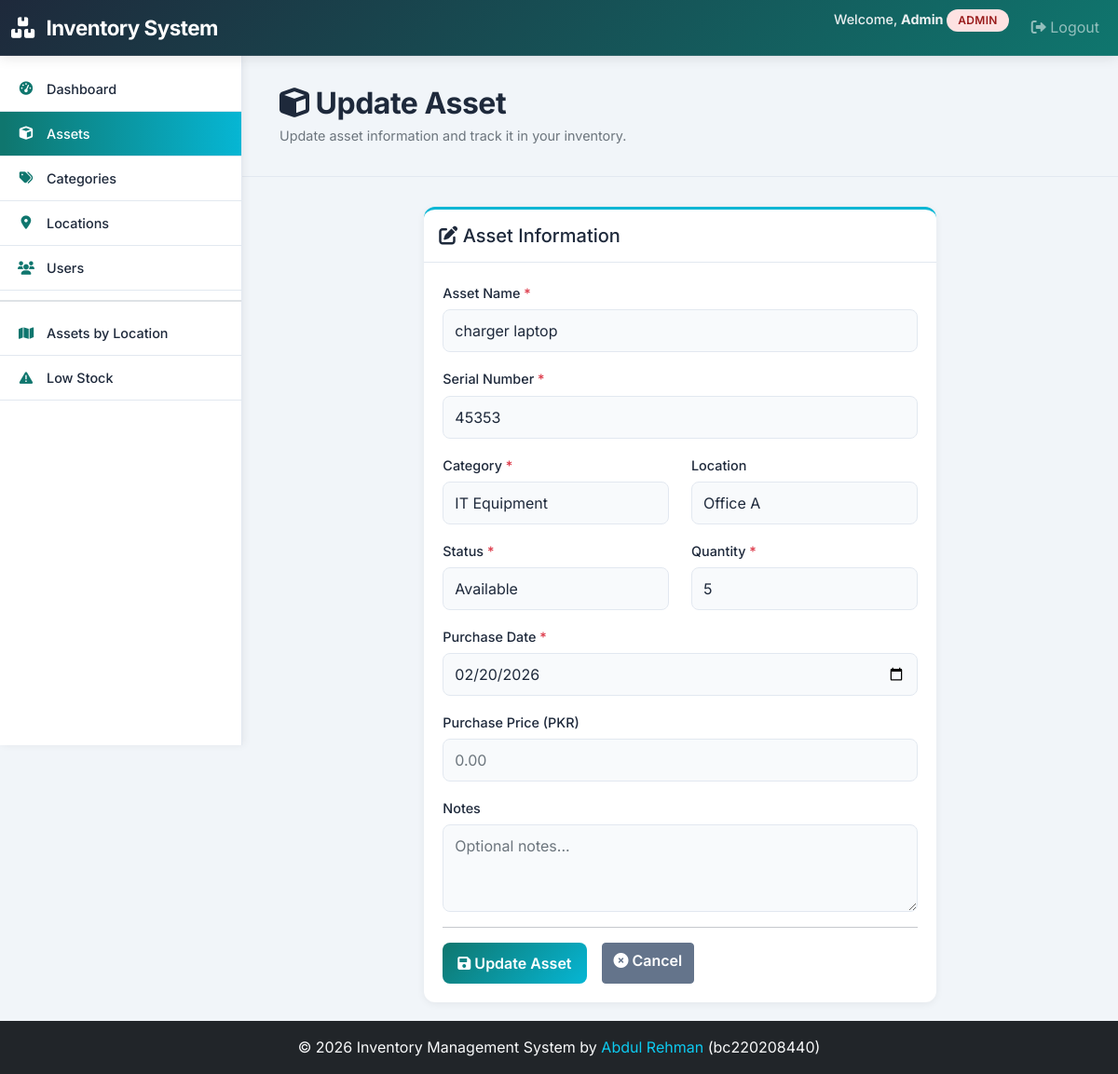
The app's page /assets/3/edit/ (signed in) with its own data.
### assets/models.py (models this page shows, shortened)
class CustomUser(AbstractUser):
    ROLE_CHOICES = (
        ('ADMIN', 'Admin'),
        ('MANAGER', 'Manager'),
        ('VIEWER', 'Viewer'),
    )
    role = models.CharField(max_length=10, choices=ROLE_CHOICES, default='VIEWER')

class Asset(models.Model):
    STATUS_CHOICES = (
        ('AVAILABLE', 'Available'),
        ('IN_USE', 'In Use'),
        ('IN_REPAIR', 'In Repair'),
        ('IN_STOCK', 'In Stock'),
    )
    name = models.CharField(max_length=200)
    serial_number = models.CharField(max_length=100, unique=True)
    category = models.ForeignKey(Category, on_delete=models.PROTECT, related_name='assets')
    location = models.ForeignKey(Location, on_delete=models.SET_NULL, null=True, related_name='assets')
    status = models.CharField(max_length=20, choices=STATUS_CHOICES, default='AVAILABLE')
    quantity = models.IntegerField(default=1, help_text="Total number of this asset in inventory")
    purchase_date = models.DateField()
    purchase_price = models.DecimalField(max_digits=10, decimal_places=2, null=True, blank=True)
    assigned_to = models.ForeignKey(CustomUser, on_delete=models.SET_NULL, null=True, blank=True,
                                   limit_choices_to={'role': 'MANAGER'}, related_name='assigned_assets')
    notes = models.TextField(blank=True, null=True)
    created_at = models.DateTimeField(auto_now_add=True)
    updated_at = models.DateTimeField(auto_now=True)
    created_by = models.ForeignKey(CustomUser, on_delete=models.SET_NULL, null=True,
                                  related_name='created_assets', editable=False)
    updated_by = models.ForeignKey(CustomUser, on_delete=models.SET_NULL, null=True, blank=True,
                                  related_name='updated_assets', editable=False)
    class Meta:
        ordering = ['-created_at']
        indexes = [
            models.Index(fields=['serial_number']),
            models.Index(fields=['category']),
            models.Index(fields=['location']),
            models.Index(fields=['status']),
        ]

### assets/views.py (the view, shortened to what this page needs)
# urls.py: path('assets/<int:pk>/edit/', views.AssetUpdateView.as_view(), name='asset_update'),
class AssetUpdateView(PermissionRequiredMixin, UpdateView):
    permission_required = "assets.change_asset"
    raise_exception = True
    model = Asset
    template_name = "assets/asset_form.html"
    success_url = reverse_lazy("asset_list")
    def get_form_class(self):
        if not self.request.user.has_perm("assets.delete_asset"):
            return AssetUpdateStatusForm
        return AssetForm
    def get_context_data(self, **kwargs):
        context = super().get_context_data(**kwargs)
        is_status_only = not self.request.user.has_perm("assets.delete_asset")
        context["action"] = "Update Status" if is_status_only else "Update"
        context["title"] = "Update Asset"
        context["user_role"] = getattr(self.request.user, "role", "VIEWER")
        context["status_only"] = is_status_only
        return context

### templates/assets/asset_form.html (shortened to what this page needs)
{% extends 'base.html' %}
{% block content %}
<div class="page-header">
    <h2><i class="fas fa-cube"></i> {{ title }}</h2>
    <p class="text-muted">{{ action }} asset information and track it in your inventory.</p>
</div>
<div class="row">
    <div class="col-lg-8 offset-lg-2 col-md-12">
        <div class="card">
            <div class="card-header">
                <h5 class="mb-0"><i class="fas fa-edit"></i> Asset Information</h5>
            </div>
            <div class="card-body">
                <form method="post" novalidate>
                    {% if not status_only %}
                        <div class="mb-3">
                            <label for="{{ form.name.id_for_label }}" class="form-label">
                                Asset Name <span class="text-danger">*</span>
                            </label>
                            {{ form.name }}
                        </div>
                        <div class="mb-3">
                            <label for="{{ form.serial_number.id_for_label }}" class="form-label">
                                Serial Number <span class="text-danger">*</span>
                            </label>
                            {{ form.serial_number }}
                        </div>
                    {% endif %}
                    <div class="row">
                        {% if not status_only %}
                            <div class="col-md-6 mb-3">
                                <label for="{{ form.category.id_for_label }}" class="form-label">
                                    Category <span class="text-danger">*</span>
                                </label>
                                {{ form.category }}
                            </div>
                        {% endif %}
                        <div class="col-md-6 mb-3">
                            <label for="{{ form.location.id_for_label }}" class="form-label">
                                Location
                            </label>
                            {{ form.location }}
                        </div>
                    </div>
                    <div class="row">
                        <div class="col-md-6 mb-3">
                            <label for="{{ form.status.id_for_label }}" class="form-label">
                                Status <span class="text-danger">*</span>
                            </label>
                            {{ form.status }}
                        </div>
                        {% if not status_only %}
                            <div class="col-md-6 mb-3">
                                <label for="{{ form.quantity.id_for_label }}" class="form-label">
                                    Quantity <span class="text-danger">*</span>
                                </label>
                                {{ form.quantity }}
                            </div>
                        {% endif %}
                    </div>
                    {% if not status_only %}
                        <div class="mb-3">
                            <label for="{{ form.purchase_date.id_for_label }}" class="form-label">
                                Purchase Date <span class="text-danger">*</span>
                            </label>
                            {{ form.purchase_date }}
                        </div>
                    {% endif %}
                    {% if user_role == 'ADMIN' or action == 'Create' %}
                        <div class="mb-3">
                            <label for="{{ form.purchase_price.id_for_label }}" class="form-label">
                                Purchase Price (PKR)
                            </label>
                            {{ form.purchase_price }}
                        </div>
                    {% endif %}
                    <div class="mb-3">
                        <label for="{{ form.notes.id_for_label }}" class="form-label">
                            Notes
                        </label>
                        {{ form.notes }}
                    </div>
                    <hr style="border-color: #e2e8f0;">
                    <div class="d-flex gap-3">
                        <button type="submit" class="btn btn-primary">
                            <i class="fas fa-save"></i> {{ action }} Asset
                        </button>
                        <a href="{% url 'asset_list' %}" class="btn btn-secondary">
                            <i class="fas fa-times-circle"></i> Cancel
                        </a>
                    </div>
                </form>
            </div>
        </div>
    </div>
</div>
{% endblock %}

### templates/base.html (shortened to what this page needs)
<!DOCTYPE html>
<html lang="en">
<head>
    <link href="https://cdn.jsdelivr.net/npm/bootstrap@5.1.3/dist/css/bootstrap.min.css" rel="stylesheet">
    <link href="https://cdnjs.cloudflare.com/ajax/libs/font-awesome/6.0.0/css/all.min.css" rel="stylesheet">
</head>
<body>
    <nav class="navbar navbar-expand-lg navbar-dark fixed-top" style="z-index: 1050; height: 60px;">
        <div class="container-fluid">
            <a class="navbar-brand" href="{% url 'dashboard' %}">
                <i class="fas fa-boxes"></i> <span class="d-none d-sm-inline">Inventory System</span><span class="d-inline d-sm-none">IMS</span>
            </a>
            <div class="collapse navbar-collapse" id="navbarNav">
                <ul class="navbar-nav ms-auto">
                    {% if user.is_authenticated %}
                        <li class="nav-item">
                            <span class="navbar-text me-lg-3 d-block py-2 py-lg-0">
                                Welcome, <strong>{{ user.first_name|default:user.username }}</strong>
                                <span class="badge role-{{ user.role|lower }}">{{ user.role }}</span>
                            </span>
                        </li>
                        <li class="nav-item">
                            <a class="nav-link" href="{% url 'logout' %}">
                                <i class="fas fa-sign-out-alt"></i> Logout
                            </a>
                        </li>
                    {% else %}
                        <li class="nav-item">
                            <a class="nav-link" href="{% url 'login' %}">Login</a>
                        </li>
                    {% endif %}
                </ul>
            </div>
        </div>
    </nav>
    {% if user.is_authenticated %}
        <div class="sidebar" id="sidebar" style="height: calc(100vh - 60px);">
            <ul class="sidebar-menu">
                <li>
                    <a href="{% url 'dashboard' %}" {% if request.resolver_match.url_name == 'dashboard' %}class="active"{% endif %}>
                        <i class="fas fa-tachometer-alt"></i> Dashboard
                    </a>
                </li>
                <li>
                    <a href="{% url 'asset_list' %}" {% if 'asset' in request.resolver_match.url_name %}class="active"{% endif %}>
                        <i class="fas fa-cube"></i> Assets
                    </a>
                </li>
                <li>
                    <a href="{% url 'category_list' %}" {% if 'category' in request.resolver_match.url_name %}class="active"{% endif %}>
                        <i class="fas fa-tags"></i> Categories
                    </a>
                </li>
                <li>
                    <a href="{% url 'location_list' %}" {% if 'location' in request.resolver_match.url_name %}class="active"{% endif %}>
                        <i class="fas fa-map-marker-alt"></i> Locations
                    </a>
                </li>
                {% if user.role == 'ADMIN' %}
                    <li>
                        <a href="{% url 'user_list' %}" {% if 'user' in request.resolver_match.url_name %}class="active"{% endif %}>
                            <i class="fas fa-users"></i> Users
                        </a>
                    </li>
                {% endif %}
                <li style="border-bottom: 2px solid #dee2e6; margin: 10px 0;"></li>
                <li>
                    <a href="{% url 'report_assets_by_location' %}" {% if 'report_assets_by_location' in request.resolver_match.url_name %}class="active"{% endif %}>
                        <i class="fas fa-map"></i> Assets by Location
                    </a>
                </li>
                <li>
                    <a href="{% url 'report_low_stock' %}" {% if 'report_low_stock' in request.resolver_match.url_name %}class="active"{% endif %}>
                        <i class="fas fa-exclamation-triangle"></i> Low Stock
                    </a>
                </li>
            </ul>
        </div>
        <div class="main-content">
            {% block content %}{% endblock %}
        </div>
    {% else %}
        <div class="container" style="margin-top: 80px;">
        </div>
    {% endif %}
    <footer class="bg-dark text-light text-center py-3 mt-auto">
        <div class="container">
            <p class="mb-0">&copy; 2026 Inventory Management System by <a href="https://abdulrehmansarwar.vercel.app" class="text-info text-decoration-none" target="_blank">Abdul Rehman</a> (bc220208440)</p>
        </div>
    </footer>
</body>
</html>

### records on screen
CustomUser: first_name "Admin", role "ADMIN"
Asset: name "charger laptop", serial_number "45353", category "IT Equipment", location "Office A", status "Available", quantity "5", purchase_date "02/20/2026"

### other values on screen
{{ title }} "Update Asset"
{{ action }} "Update"
